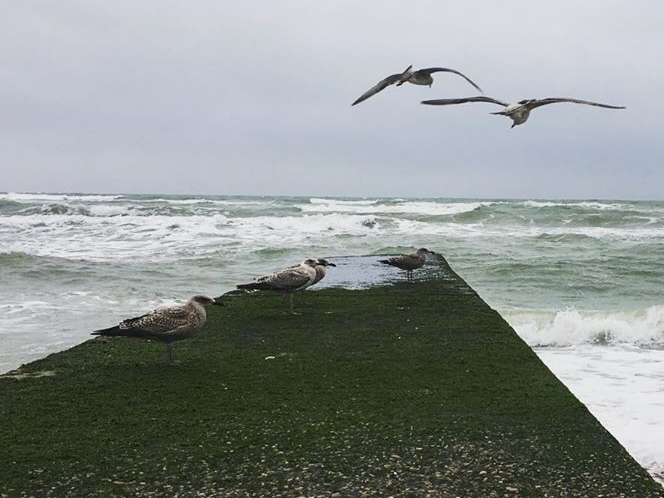
#> input picture Project/ImageStiching/Image_1.jpg, 664 x 498 px
$ python Main.py
#> lines starting #> are read from the running program, lines starting #| are printed output that depends on the picture
### Project/ImageStiching/StitchClass.py
import cv2
import numpy as np
from matplotlib import pyplot as plt


class Stitching:
    def __init__(self, img1, img2, LIMIT):
#> called with img1 = 'Image_1.jpg', img2 = 'Image_2.jpg', LIMIT = 0.99
        self.img1 = cv2.imread(img1)
#> self.img1 is the input picture: shape (498, 664, 3); mean B, G, R 144.1, 146.5, 140.3
        self.img2 = cv2.imread(img2)
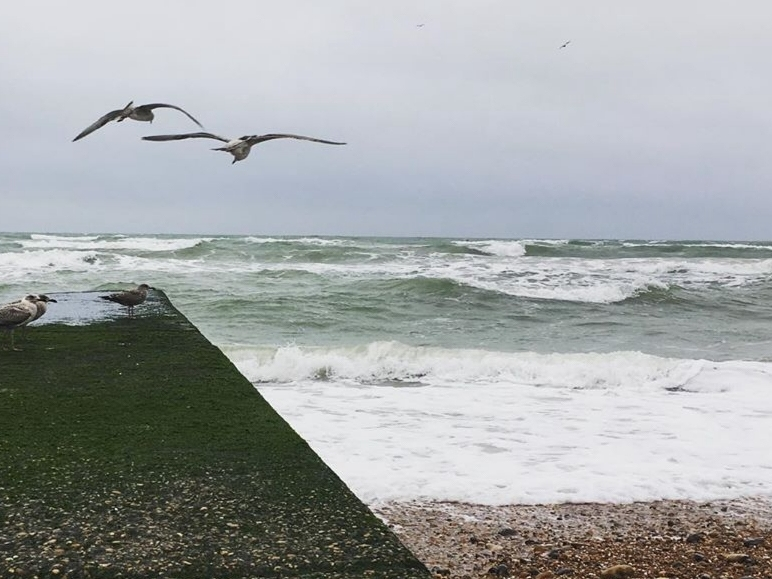
#> input picture Project/ImageStiching/Image_2.jpg, 772 x 579 px
#> self.img2 is the input picture: shape (579, 772, 3); mean B, G, R 165.5, 165.4, 161.8
        self.LIMIT = LIMIT

    def stitch(self):
        # 使用orb算法获取特征点及其对应的描述子
        orb = cv2.ORB_create()
        kp1, des1 = orb.detectAndCompute(self.img1, None)
#> kp1 = 500 keypoints; strongest (x, y, size): (431, 75, 31), (317, 261, 31), (213, 300, 31), (431, 74, 37.2)
        kp2, des2 = orb.detectAndCompute(self.img2, None)
#> kp2 = 500 keypoints; strongest (x, y, size): (558, 518, 31), (152, 110, 31), (116, 509, 31), (180, 534, 31)

        # 提取较好的特征点
        bf = cv2.BFMatcher.create()
        matches = bf.match(des1, des2)
#> matches = 500 matches
        matches = sorted(matches, key=lambda x: x.distance)
        good_points = []
        for i in range(len(matches) - 1):
            if matches[i].distance < self.LIMIT * matches[i + 1].distance:
                good_points.append(matches[i])
#> after the loop, good_points = 40 matches

        img_match = cv2.drawMatches(self.img1, kp1, self.img2, kp2, good_points, flags=2, outImg=None)
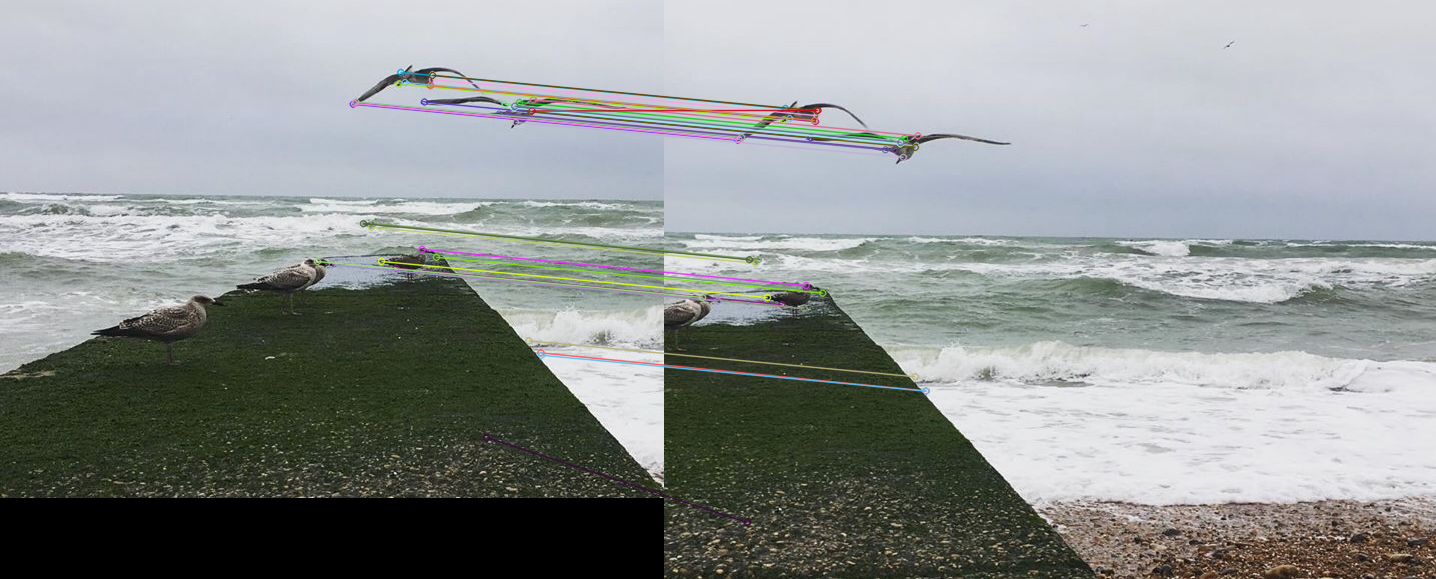
#> img_match: shape (579, 1436, 3); mean B, G, R 145.5, 146.7, 142.5

        # 计算单应性矩阵，并使用RANSAC算法降噪
        src_pts = np.float32([kp1[m.queryIdx].pt for m in good_points]).reshape(-1, 1, 2)
#> src_pts = 40 rows, first 8: [432, 79.2], [498.7, 113.5], [395.7, 267.8], [352.8, 103.7], [504.6, 103.7], [532.8, 99.36], [381, 261], [414.7, 252.3]
        dst_pts = np.float32([kp2[m.trainIdx].pt for m in good_points]).reshape(-1, 1, 2)
#> dst_pts = 40 rows, first 8: [152.6, 115.2], [221, 149.3], [117.5, 304.1], [73.44, 139.7], [226.4, 140], [253.4, 135.4], [103, 297], [134.8, 288.6]
        M, mask = cv2.findHomography(dst_pts, src_pts, cv2.RANSAC, 5.0)
#> M = [[1.01, -0.00872, 279.6], [0.00184, 0.993, -35.12], [1.96e-05, -1.81e-05, 1]]; mask = 40 values, max 1 at index 0, min 0 at index 30, mean 0.95

        # 对第二幅图像进行单应性变换
        h1, w1, p1 = self.img2.shape
#> h1 = 579; w1 = 772; p1 = 3
        h2, w2, p2 = self.img1.shape
#> h2 = 498; w2 = 664; p2 = 3
        h = np.maximum(h1, h2)
#> h = 579
        w = np.maximum(w1, w2)
#> w = 772
        dis = int(np.maximum(dst_pts[0][0][0], src_pts[0][0][0]))
#> dis = 432
        image2_transform = cv2.warpPerspective(self.img2, M, (w1 + w2 - dis, h))
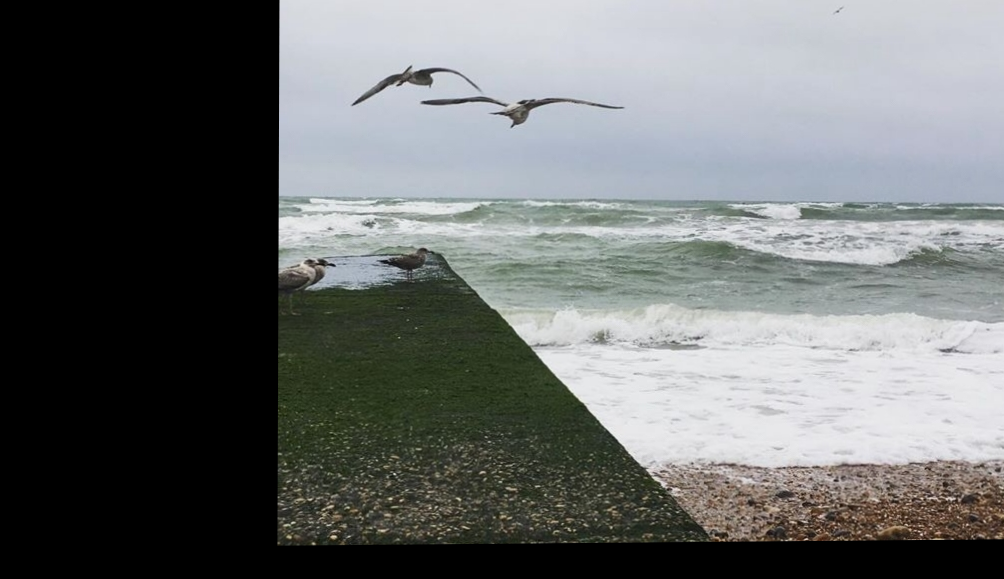
#> image2_transform: shape (579, 1004, 3); mean B, G, R 108.3, 108.6, 106

        # 拼接
        M1 = np.float32([[1, 0, 0], [0, 1, 0]])
        dst1 = cv2.warpAffine(self.img1, M1, (w1 + w2 - dis, h))
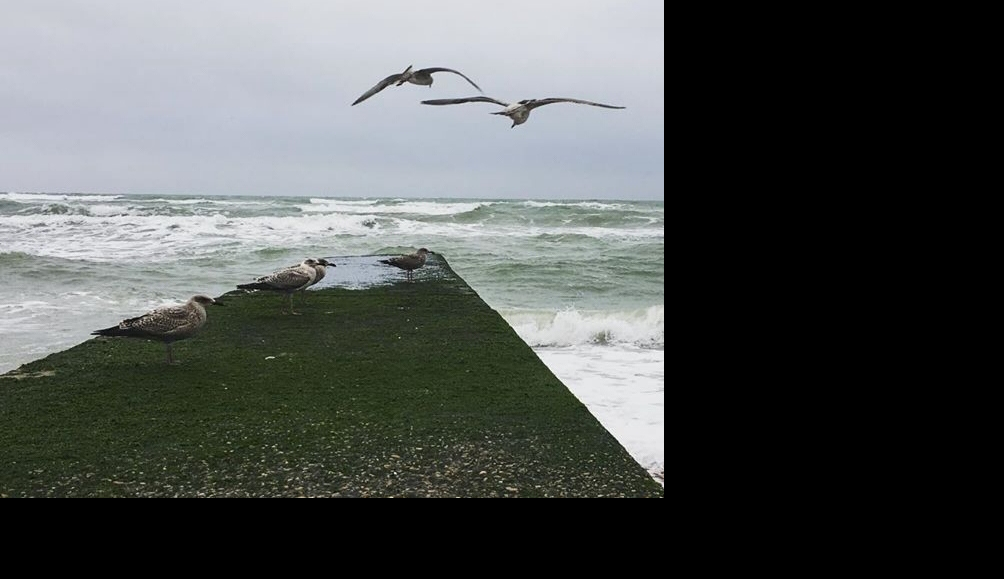
#> dst1: shape (579, 1004, 3); mean B, G, R 81.9, 83.3, 79.8
        dst = cv2.add(dst1, image2_transform)
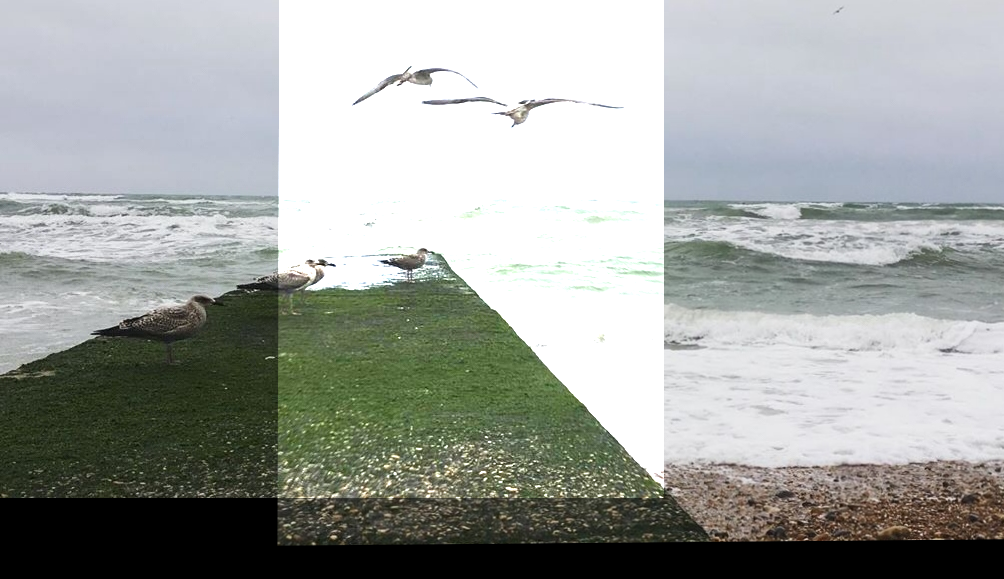
#> dst: shape (579, 1004, 3); mean B, G, R 158.8, 162.6, 159.1
        dst_no = np.copy(dst)
        img_target = np.maximum(dst1, image2_transform)
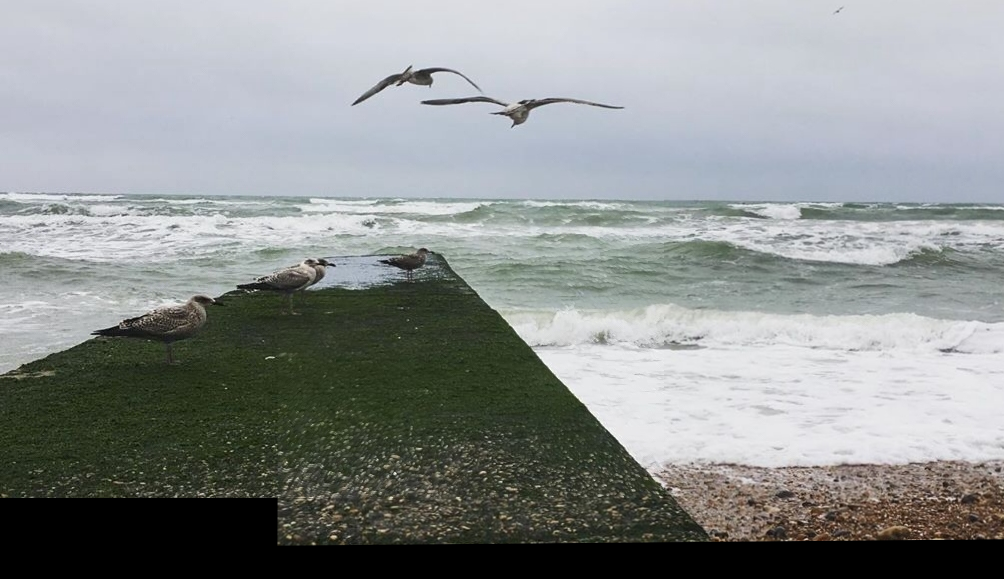
#> img_target: shape (579, 1004, 3); mean B, G, R 143.1, 143.8, 139.9

        plt.subplot(311)
        plt.imshow(img_match)
        plt.subplot(312)
        plt.imshow(dst_no)
        plt.subplot(313)
        plt.imshow(img_target)
        plt.show()
#> figure, not shown here; B, G, R data is drawn as R, G, B

### Project/ImageStiching/Main.py
#   项目：图像拼接
#   日期：2020.02.15
#   小组成员：沈荣港 张虓 吴瀚宇

import StitchClass

LIMITATION = 0.99

a = StitchClass.Stitching('Image_1.jpg', 'Image_2.jpg', LIMITATION)
a.stitch()
